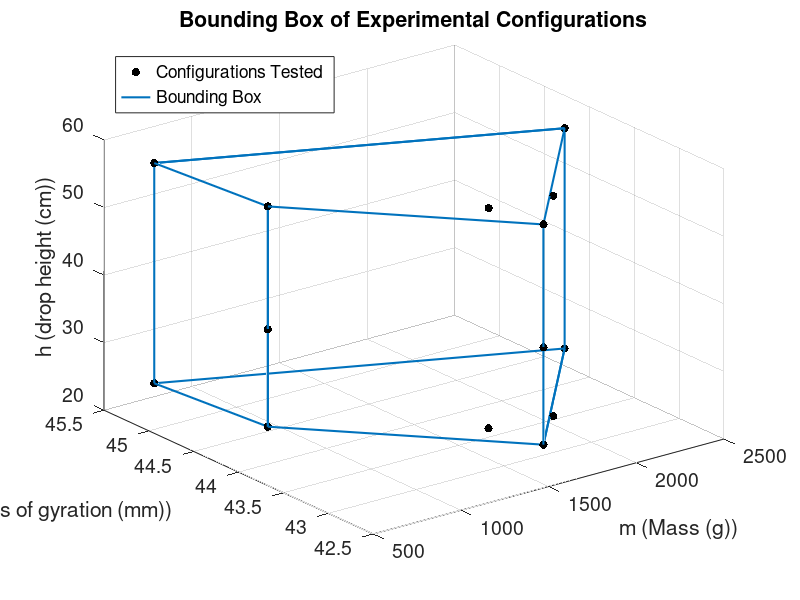

MATLAB code for this plot:
% This script creates a scatter plot of the configurations tested in the
% initial 2x2x2 testing matrix.

load configurations_03_22_trimmed;

drop_height=[23.3,26.6,29.9,33.5,37.7,41.3,45.2,48.7,52.8,55.9]; % cm
passes=[];
mass=[];
r=[];
h_ID=[];

for m=1:length(combinedConfigurations_03_22)
    passes=[passes combinedConfigurations_03_22(m).passes];
    for n=1:combinedConfigurations_03_22(m).total_runs
        mass=[mass combinedConfigurations_03_22(m).m];
        r=[r combinedConfigurations_03_22(m).r];
        h_ID=[h_ID combinedConfigurations_03_22(m).h];
    end
end

h_actual=zeros(size(h_ID));
for m=1:length(h_actual)
    h_actual(m)=drop_height(h_ID(m));
end

scatter3(mass,r,h_actual,'filled','MarkerFaceColor','k');


boundingBox1=...
    [
        716.5,45.3632,23.3;
        716.5,45.3632,55.9;
        785.7,44.2322,55.9;
        785.7,44.2322,23.3;
        716.5,45.3632,23.3;
        2460.7,44.1993,23.3;
        2460.7,44.1993,55.9;
        716.5,45.3632,55.9;
        2460.7,44.1993,55.9;
        1633.9,42.8197,55.9;
        1633.9,42.8197,23.3;
        2460.7,44.1993,23.3;
        1633.9,42.8197,23.3;
        785.7,44.2322,23.3;
        785.7,44.2322,55.9;
        1633.9,42.8197,55.9;
    ];

line(boundingBox1(1:size(boundingBox1,1),1),boundingBox1(1:size(boundingBox1,1),2),...
    boundingBox1(1:size(boundingBox1,1),3),'LineWidth',1.5);

l=legend('Configurations Tested','Bounding Box');
set(l,'Location','Northwest');

title('Bounding Box of Experimental Configurations');
xlabel('m (Mass (g))');
ylabel('r_g (Radius of gyration (mm))');
zlabel('h (drop height (cm))');
set(gca,'FontSize',14);